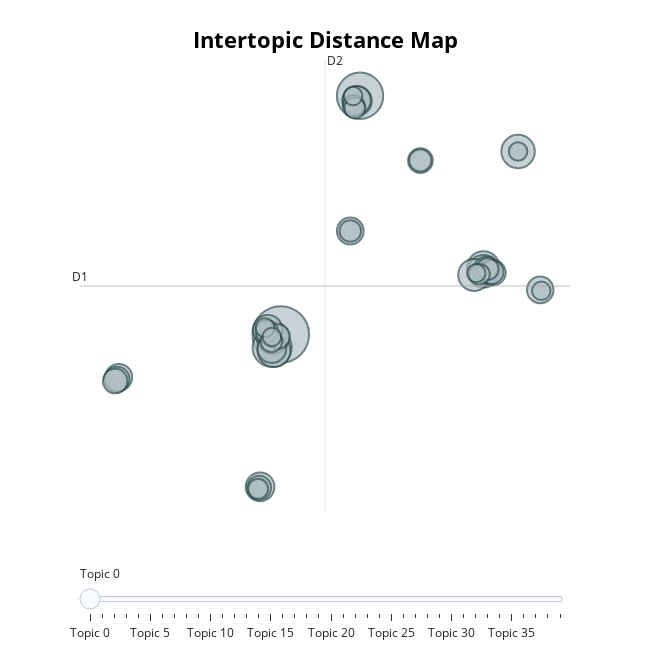

Write notebook code for a chart like this one.
### Code cell
topic_model.visualize_topics()

### Figure 1 — Plotly figure (JSON) as saved in the notebook; plotly's stock layout.template omitted (floating-point values rounded to 4 significant figures)
{"data": [{"customdata": [[0, " |  |  |  | ", 241], [1, "cu | kv | cable | pvc | cu xlpe", 162], [2, "كيبل رياض | رياض | ac | iec | fp", 114], [3, "سابك حديد تسليح | حديد تسليح سابك | تسليح سابك | سابك حديد | سابك", 84], [4, "ppr | pipe | tahweeltm | ppr tahweeltm | tee ppr", 81], [5, "صاج حديد | اسود صاج | صاج | اسود | حديد مجلفن", 80], [6, "اتفاق حديد | اتفاق | حديد تسليح | تسليح | حديد", 80], [7, "صاج اسود | اسود صاج | صاج | اسود | املس", 78], [8, "aquaterra | elbow | ppr | aquaterra ppr | adaptor", 77], [9, "رمادي | سلك | كوع | قص | سلك سويدي", 67], [10, "pcs | aluminium | bars | مسك | عازل", 64], [11, "xt | kit | xt fp | xt fp ef | stand", 63], [12, "concrete | tape | joint | tank | cement", 62], [13, "light | panel | ch | super | hd", 60], [14, "steel | angle | duct | iron | supply", 54], [15, "black deformed straight | black deformed | ittifaq | deformed | black", 54], [16, "ويل | املس | سابك | مرابيع | ويل املس", 53], [17, "حديد ويل | ويل | صاج حديد | حديد مجدول | حديد", 53], [18, "وطني حديد | وطني | وطني حديد تسليح | حديد تسليح | تسليح", 48], [19, "bar سابك | black deformed straight | black deformed | black | straight bar", 48], [20, "مجدول | مجدول سعودي | تسليح مجدول | حديد تسليح مجدول | سعودي", 46], [21, "خاص | heb | غراء | اعمال | اسفلت", 45], [22, "cr | deformed | straight | straight bar | deformed straight bar", 45], [23, "sheet | hr sheet | sheet hr | hr | gr", 43], [24, "راجحي حديد | راجحي | راجحي حديد تسليح | نظامي | watani", 43], [25, "حريق | gk | شمع | طفايه | احمر", 38], [26, "سعودي | راجحي | سعودي حديد | سعودي حديد تسليح | قطر", 37], [27, "ماسوره حديد ماسوره | حديد ماسوره حديد | حديد ماسوره | ماسوره حديد | ماسوره", 36], [28, "xt ekip | ekip | xt ekip dip | dip | ekip dip", 36], [29, "steel | bar | reinforcement | reinforcement steel | dia", 35], [30, "hdg | osf tray | osf | hdg osf tray | hdg osf", 35], [31, "size | mx | bearing | non | ball", 33], [32, "حديد تسليح حديد | تسليح حديد | تسليح حديد تسليح | سد | clamp", 32], [33, "tube | astm | plain | astm grade | grade", 30], [34, "xt | inn xt | inn |  | ", 27], [35, "ماسوره | ماسوره اسود | طول | نيبرو | رمادي", 26], [36, "حديد سابك | سابك حديد | سابك | حديد | mys", 26], [37, "سابك مسحوب | تسليح سابك مسحوب | مسحوب | مسحوب حديد | سابك مسحوب حديد", 26], [38, " |  |  |  | ", 26], [39, "مقاوم | pvc aplacotm | aplacotm | pvc | bend", 25]], "hovertemplate": "<b>Topic %{customdata[0]}</b><br>%{customdata[1]}<br>Size: %{customdata[2]}", "legendgroup": "", "marker": {"color": "#B0BEC5", "line": {"color": "DarkSlateGrey", "width": 2}, "size": [241, 162, 114, 84, 81, 80, 80, 78, 77, 67, 64, 63, 62, 60, 54, 54, 53, 53, 48, 48, 46, 45, 45, 43, 43, 38, 37, 36, 36, 35, 35, 33, 32, 30, 27, 26, 26, 26, 26, 25], "sizemode": "area", "sizeref": 0.1506, "symbol": "circle"}, "mode": "markers", "name": "", "orientation": "v", "showlegend": false, "type": "scatter", "x": [-6.437, 0.9626, -7.244, 15.72, -7.06, 12.48, 12.5, -7.171, 11.62, -7.645, 0.6959, -7.274, -8.369, 0.6428, 0.05392, -21.56, 17.78, 12.76, 13.38, -21.73, 6.599, -6.725, -21.89, -8.456, 13.23, -7.732, 6.584, 12.87, -7.312, 0.05392, 0.3707, 0.4775, 12.12, -8.549, -7.908, -7.266, 17.88, 15.72, 0.3144, 11.82], "xaxis": "x", "y": [-0.03511, 21.24, -1.205, 16.27, -1.479, 5.928, 5.599, -0.3248, 5.272, 0.3624, 20.78, -1.276, -13.6, 20.84, 9.186, -3.848, 3.94, 5.707, 5.472, -4.024, 15.46, -0.2203, -4.183, -13.69, 5.53, 0.2273, 15.47, 5.795, -0.638, 9.186, 20.34, 20.15, 5.333, -13.78, 0.5642, -0.2546, 3.859, 16.27, 21.21, 5.429], "yaxis": "y"}], "layout": {"annotations": [{"showarrow": false, "text": "D1", "x": -25.17, "y": 4.285, "yshift": 10}, {"showarrow": false, "text": "D2", "x": -2.307, "xshift": 10, "y": 24.42}], "height": 650, "hoverlabel": {"bgcolor": "white", "font": {"family": "Rockwell", "size": 16}}, "legend": {"itemsizing": "constant", "tracegroupgap": 0}, "margin": {"t": 60}, "shapes": [{"line": {"color": "#CFD8DC", "width": 2}, "type": "line", "x0": -2.307, "x1": -2.307, "y0": -15.85, "y1": 24.42}, {"line": {"color": "#9E9E9E", "width": 2}, "type": "line", "x0": -25.17, "x1": 20.56, "y0": 4.285, "y1": 4.285}], "sliders": [{"active": 0, "pad": {"t": 50}, "steps": [{"args": [{"marker.color": [["red", "#B0BEC5", "#B0BEC5", "#B0BEC5", "#B0BEC5", "#B0BEC5", "#B0BEC5", "#B0BEC5", "#B0BEC5", "#B0BEC5", "#B0BEC5", "#B0BEC5", "#B0BEC5", "#B0BEC5", "#B0BEC5", "#B0BEC5", "#B0BEC5", "#B0BEC5", "#B0BEC5", "#B0BEC5", "#B0BEC5", "#B0BEC5", "#B0BEC5", "#B0BEC5", "#B0BEC5", "#B0BEC5", "#B0BEC5", "#B0BEC5", "#B0BEC5", "#B0BEC5", "#B0BEC5", "#B0BEC5", "#B0BEC5", "#B0BEC5", "#B0BEC5", "#B0BEC5", "#B0BEC5", "#B0BEC5", "#B0BEC5", "#B0BEC5"]]}], "label": "Topic 0", "method": "update"}, {"args": [{"marker.color": [["#B0BEC5", "red", "#B0BEC5", "#B0BEC5", "#B0BEC5", "#B0BEC5", "#B0BEC5", "#B0BEC5", "#B0BEC5", "#B0BEC5", "#B0BEC5", "#B0BEC5", "#B0BEC5", "#B0BEC5", "#B0BEC5", "#B0BEC5", "#B0BEC5", "#B0BEC5", "#B0BEC5", "#B0BEC5", "#B0BEC5", "#B0BEC5", "#B0BEC5", "#B0BEC5", "#B0BEC5", "#B0BEC5", "#B0BEC5", "#B0BEC5", "#B0BEC5", "#B0BEC5", "#B0BEC5", "#B0BEC5", "#B0BEC5", "#B0BEC5", "#B0BEC5", "#B0BEC5", "#B0BEC5", "#B0BEC5", "#B0BEC5", "#B0BEC5"]]}], "label": "Topic 1", "method": "update"}, {"args": [{"marker.color": [["#B0BEC5", "#B0BEC5", "red", "#B0BEC5", "#B0BEC5", "#B0BEC5", "#B0BEC5", "#B0BEC5", "#B0BEC5", "#B0BEC5", "#B0BEC5", "#B0BEC5", "#B0BEC5", "#B0BEC5", "#B0BEC5", "#B0BEC5", "#B0BEC5", "#B0BEC5", "#B0BEC5", "#B0BEC5", "#B0BEC5", "#B0BEC5", "#B0BEC5", "#B0BEC5", "#B0BEC5", "#B0BEC5", "#B0BEC5", "#B0BEC5", "#B0BEC5", "#B0BEC5", "#B0BEC5", "#B0BEC5", "#B0BEC5", "#B0BEC5", "#B0BEC5", "#B0BEC5", "#B0BEC5", "#B0BEC5", "#B0BEC5", "#B0BEC5"]]}], "label": "Topic 2", "method": "update"}, {"args": [{"marker.color": [["#B0BEC5", "#B0BEC5", "#B0BEC5", "red", "#B0BEC5", "#B0BEC5", "#B0BEC5", "#B0BEC5", "#B0BEC5", "#B0BEC5", "#B0BEC5", "#B0BEC5", "#B0BEC5", "#B0BEC5", "#B0BEC5", "#B0BEC5", "#B0BEC5", "#B0BEC5", "#B0BEC5", "#B0BEC5", "#B0BEC5", "#B0BEC5", "#B0BEC5", "#B0BEC5", "#B0BEC5", "#B0BEC5", "#B0BEC5", "#B0BEC5", "#B0BEC5", "#B0BEC5", "#B0BEC5", "#B0BEC5", "#B0BEC5", "#B0BEC5", "#B0BEC5", "#B0BEC5", "#B0BEC5", "#B0BEC5", "#B0BEC5", "#B0BEC5"]]}], "label": "Topic 3", "method": "update"}, {"args": [{"marker.color": [["#B0BEC5", "#B0BEC5", "#B0BEC5", "#B0BEC5", "red", "#B0BEC5", "#B0BEC5", "#B0BEC5", "#B0BEC5", "#B0BEC5", "#B0BEC5", "#B0BEC5", "#B0BEC5", "#B0BEC5", "#B0BEC5", "#B0BEC5", "#B0BEC5", "#B0BEC5", "#B0BEC5", "#B0BEC5", "#B0BEC5", "#B0BEC5", "#B0BEC5", "#B0BEC5", "#B0BEC5", "#B0BEC5", "#B0BEC5", "#B0BEC5", "#B0BEC5", "#B0BEC5", "#B0BEC5", "#B0BEC5", "#B0BEC5", "#B0BEC5", "#B0BEC5", "#B0BEC5", "#B0BEC5", "#B0BEC5", "#B0BEC5", "#B0BEC5"]]}], "label": "Topic 4", "method": "update"}, {"args": [{"marker.color": [["#B0BEC5", "#B0BEC5", "#B0BEC5", "#B0BEC5", "#B0BEC5", "red", "#B0BEC5", "#B0BEC5", "#B0BEC5", "#B0BEC5", "#B0BEC5", "#B0BEC5", "#B0BEC5", "#B0BEC5", "#B0BEC5", "#B0BEC5", "#B0BEC5", "#B0BEC5", "#B0BEC5", "#B0BEC5", "#B0BEC5", "#B0BEC5", "#B0BEC5", "#B0BEC5", "#B0BEC5", "#B0BEC5", "#B0BEC5", "#B0BEC5", "#B0BEC5", "#B0BEC5", "#B0BEC5", "#B0BEC5", "#B0BEC5", "#B0BEC5", "#B0BEC5", "#B0BEC5", "#B0BEC5", "#B0BEC5", "#B0BEC5", "#B0BEC5"]]}], "label": "Topic 5", "method": "update"}, {"args": [{"marker.color": [["#B0BEC5", "#B0BEC5", "#B0BEC5", "#B0BEC5", "#B0BEC5", "#B0BEC5", "red", "#B0BEC5", "#B0BEC5", "#B0BEC5", "#B0BEC5", "#B0BEC5", "#B0BEC5", "#B0BEC5", "#B0BEC5", "#B0BEC5", "#B0BEC5", "#B0BEC5", "#B0BEC5", "#B0BEC5", "#B0BEC5", "#B0BEC5", "#B0BEC5", "#B0BEC5", "#B0BEC5", "#B0BEC5", "#B0BEC5", "#B0BEC5", "#B0BEC5", "#B0BEC5", "#B0BEC5", "#B0BEC5", "#B0BEC5", "#B0BEC5", "#B0BEC5", "#B0BEC5", "#B0BEC5", "#B0BEC5", "#B0BEC5", "#B0BEC5"]]}], "label": "Topic 6", "method": "update"}, {"args": [{"marker.color": [["#B0BEC5", "#B0BEC5", "#B0BEC5", "#B0BEC5", "#B0BEC5", "#B0BEC5", "#B0BEC5", "red", "#B0BEC5", "#B0BEC5", "#B0BEC5", "#B0BEC5", "#B0BEC5", "#B0BEC5", "#B0BEC5", "#B0BEC5", "#B0BEC5", "#B0BEC5", "#B0BEC5", "#B0BEC5", "#B0BEC5", "#B0BEC5", "#B0BEC5", "#B0BEC5", "#B0BEC5", "#B0BEC5", "#B0BEC5", "#B0BEC5", "#B0BEC5", "#B0BEC5", "#B0BEC5", "#B0BEC5", "#B0BEC5", "#B0BEC5", "#B0BEC5", "#B0BEC5", "#B0BEC5", "#B0BEC5", "#B0BEC5", "#B0BEC5"]]}], "label": "Topic 7", "method": "update"}, {"args": [{"marker.color": [["#B0BEC5", "#B0BEC5", "#B0BEC5", "#B0BEC5", "#B0BEC5", "#B0BEC5", "#B0BEC5", "#B0BEC5", "red", "#B0BEC5", "#B0BEC5", "#B0BEC5", "#B0BEC5", "#B0BEC5", "#B0BEC5", "#B0BEC5", "#B0BEC5", "#B0BEC5", "#B0BEC5", "#B0BEC5", "#B0BEC5", "#B0BEC5", "#B0BEC5", "#B0BEC5", "#B0BEC5", "#B0BEC5", "#B0BEC5", "#B0BEC5", "#B0BEC5", "#B0BEC5", "#B0BEC5", "#B0BEC5", "#B0BEC5", "#B0BEC5", "#B0BEC5", "#B0BEC5", "#B0BEC5", "#B0BEC5", "#B0BEC5", "#B0BEC5"]]}], "label": "Topic 8", "method": "update"}, {"args": [{"marker.color": [["#B0BEC5", "#B0BEC5", "#B0BEC5", "#B0BEC5", "#B0BEC5", "#B0BEC5", "#B0BEC5", "#B0BEC5", "#B0BEC5", "red", "#B0BEC5", "#B0BEC5", "#B0BEC5", "#B0BEC5", "#B0BEC5", "#B0BEC5", "#B0BEC5", "#B0BEC5", "#B0BEC5", "#B0BEC5", "#B0BEC5", "#B0BEC5", "#B0BEC5", "#B0BEC5", "#B0BEC5", "#B0BEC5", "#B0BEC5", "#B0BEC5", "#B0BEC5", "#B0BEC5", "#B0BEC5", "#B0BEC5", "#B0BEC5", "#B0BEC5", "#B0BEC5", "#B0BEC5", "#B0BEC5", "#B0BEC5", "#B0BEC5", "#B0BEC5"]]}], "label": "Topic 9", "method": "update"}, {"args": [{"marker.color": [["#B0BEC5", "#B0BEC5", "#B0BEC5", "#B0BEC5", "#B0BEC5", "#B0BEC5", "#B0BEC5", "#B0BEC5", "#B0BEC5", "#B0BEC5", "red", "#B0BEC5", "#B0BEC5", "#B0BEC5", "#B0BEC5", "#B0BEC5", "#B0BEC5", "#B0BEC5", "#B0BEC5", "#B0BEC5", "#B0BEC5", "#B0BEC5", "#B0BEC5", "#B0BEC5", "#B0BEC5", "#B0BEC5", "#B0BEC5", "#B0BEC5", "#B0BEC5", "#B0BEC5", "#B0BEC5", "#B0BEC5", "#B0BEC5", "#B0BEC5", "#B0BEC5", "#B0BEC5", "#B0BEC5", "#B0BEC5", "#B0BEC5", "#B0BEC5"]]}], "label": "Topic 10", "method": "update"}, {"args": [{"marker.color": [["#B0BEC5", "#B0BEC5", "#B0BEC5", "#B0BEC5", "#B0BEC5", "#B0BEC5", "#B0BEC5", "#B0BEC5", "#B0BEC5", "#B0BEC5", "#B0BEC5", "red", "#B0BEC5", "#B0BEC5", "#B0BEC5", "#B0BEC5", "#B0BEC5", "#B0BEC5", "#B0BEC5", "#B0BEC5", "#B0BEC5", "#B0BEC5", "#B0BEC5", "#B0BEC5", "#B0BEC5", "#B0BEC5", "#B0BEC5", "#B0BEC5", "#B0BEC5", "#B0BEC5", "#B0BEC5", "#B0BEC5", "#B0BEC5", "#B0BEC5", "#B0BEC5", "#B0BEC5", "#B0BEC5", "#B0BEC5", "#B0BEC5", "#B0BEC5"]]}], "label": "Topic 11", "method": "update"}, {"args": [{"marker.color": [["#B0BEC5", "#B0BEC5", "#B0BEC5", "#B0BEC5", "#B0BEC5", "#B0BEC5", "#B0BEC5", "#B0BEC5", "#B0BEC5", "#B0BEC5", "#B0BEC5", "#B0BEC5", "red", "#B0BEC5", "#B0BEC5", "#B0BEC5", "#B0BEC5", "#B0BEC5", "#B0BEC5", "#B0BEC5", "#B0BEC5", "#B0BEC5", "#B0BEC5", "#B0BEC5", "#B0BEC5", "#B0BEC5", "#B0BEC5", "#B0BEC5", "#B0BEC5", "#B0BEC5", "#B0BEC5", "#B0BEC5", "#B0BEC5", "#B0BEC5", "#B0BEC5", "#B0BEC5", "#B0BEC5", "#B0BEC5", "#B0BEC5", "#B0BEC5"]]}], "label": "Topic 12", "method": "update"}, {"args": [{"marker.color": [["#B0BEC5", "#B0BEC5", "#B0BEC5", "#B0BEC5", "#B0BEC5", "#B0BEC5", "#B0BEC5", "#B0BEC5", "#B0BEC5", "#B0BEC5", "#B0BEC5", "#B0BEC5", "#B0BEC5", "red", "#B0BEC5", "#B0BEC5", "#B0BEC5", "#B0BEC5", "#B0BEC5", "#B0BEC5", "#B0BEC5", "#B0BEC5", "#B0BEC5", "#B0BEC5", "#B0BEC5", "#B0BEC5", "#B0BEC5", "#B0BEC5", "#B0BEC5", "#B0BEC5", "#B0BEC5", "#B0BEC5", "#B0BEC5", "#B0BEC5", "#B0BEC5", "#B0BEC5", "#B0BEC5", "#B0BEC5", "#B0BEC5", "#B0BEC5"]]}], "label": "Topic 13", "method": "update"}, {"args": [{"marker.color": [["#B0BEC5", "#B0BEC5", "#B0BEC5", "#B0BEC5", "#B0BEC5", "#B0BEC5", "#B0BEC5", "#B0BEC5", "#B0BEC5", "#B0BEC5", "#B0BEC5", "#B0BEC5", "#B0BEC5", "#B0BEC5", "red", "#B0BEC5", "#B0BEC5", "#B0BEC5", "#B0BEC5", "#B0BEC5", "#B0BEC5", "#B0BEC5", "#B0BEC5", "#B0BEC5", "#B0BEC5", "#B0BEC5", "#B0BEC5", "#B0BEC5", "#B0BEC5", "#B0BEC5", "#B0BEC5", "#B0BEC5", "#B0BEC5", "#B0BEC5", "#B0BEC5", "#B0BEC5", "#B0BEC5", "#B0BEC5", "#B0BEC5", "#B0BEC5"]]}], "label": "Topic 14", "method": "update"}, {"args": [{"marker.color": [["#B0BEC5", "#B0BEC5", "#B0BEC5", "#B0BEC5", "#B0BEC5", "#B0BEC5", "#B0BEC5", "#B0BEC5", "#B0BEC5", "#B0BEC5", "#B0BEC5", "#B0BEC5", "#B0BEC5", "#B0BEC5", "#B0BEC5", "red", "#B0BEC5", "#B0BEC5", "#B0BEC5", "#B0BEC5", "#B0BEC5", "#B0BEC5", "#B0BEC5", "#B0BEC5", "#B0BEC5", "#B0BEC5", "#B0BEC5", "#B0BEC5", "#B0BEC5", "#B0BEC5", "#B0BEC5", "#B0BEC5", "#B0BEC5", "#B0BEC5", "#B0BEC5", "#B0BEC5", "#B0BEC5", "#B0BEC5", "#B0BEC5", "#B0BEC5"]]}], "label": "Topic 15", "method": "update"}, {"args": [{"marker.color": [["#B0BEC5", "#B0BEC5", "#B0BEC5", "#B0BEC5", "#B0BEC5", "#B0BEC5", "#B0BEC5", "#B0BEC5", "#B0BEC5", "#B0BEC5", "#B0BEC5", "#B0BEC5", "#B0BEC5", "#B0BEC5", "#B0BEC5", "#B0BEC5", "red", "#B0BEC5", "#B0BEC5", "#B0BEC5", "#B0BEC5", "#B0BEC5", "#B0BEC5", "#B0BEC5", "#B0BEC5", "#B0BEC5", "#B0BEC5", "#B0BEC5", "#B0BEC5", "#B0BEC5", "#B0BEC5", "#B0BEC5", "#B0BEC5", "#B0BEC5", "#B0BEC5", "#B0BEC5", "#B0BEC5", "#B0BEC5", "#B0BEC5", "#B0BEC5"]]}], "label": "Topic 16", "method": "update"}, {"args": [{"marker.color": [["#B0BEC5", "#B0BEC5", "#B0BEC5", "#B0BEC5", "#B0BEC5", "#B0BEC5", "#B0BEC5", "#B0BEC5", "#B0BEC5", "#B0BEC5", "#B0BEC5", "#B0BEC5", "#B0BEC5", "#B0BEC5", "#B0BEC5", "#B0BEC5", "#B0BEC5", "red", "#B0BEC5", "#B0BEC5", "#B0BEC5", "#B0BEC5", "#B0BEC5", "#B0BEC5", "#B0BEC5", "#B0BEC5", "#B0BEC5", "#B0BEC5", "#B0BEC5", "#B0BEC5", "#B0BEC5", "#B0BEC5", "#B0BEC5", "#B0BEC5", "#B0BEC5", "#B0BEC5", "#B0BEC5", "#B0BEC5", "#B0BEC5", "#B0BEC5"]]}], "label": "Topic 17", "method": "update"}, {"args": [{"marker.color": [["#B0BEC5", "#B0BEC5", "#B0BEC5", "#B0BEC5", "#B0BEC5", "#B0BEC5", "#B0BEC5", "#B0BEC5", "#B0BEC5", "#B0BEC5", "#B0BEC5", "#B0BEC5", "#B0BEC5", "#B0BEC5", "#B0BEC5", "#B0BEC5", "#B0BEC5", "#B0BEC5", "red", "#B0BEC5", "#B0BEC5", "#B0BEC5", "#B0BEC5", "#B0BEC5", "#B0BEC5", "#B0BEC5", "#B0BEC5", "#B0BEC5", "#B0BEC5", "#B0BEC5", "#B0BEC5", "#B0BEC5", "#B0BEC5", "#B0BEC5", "#B0BEC5", "#B0BEC5", "#B0BEC5", "#B0BEC5", "#B0BEC5", "#B0BEC5"]]}], "label": "Topic 18", "method": "update"}, {"args": [{"marker.color": [["#B0BEC5", "#B0BEC5", "#B0BEC5", "#B0BEC5", "#B0BEC5", "#B0BEC5", "#B0BEC5", "#B0BEC5", "#B0BEC5", "#B0BEC5", "#B0BEC5", "#B0BEC5", "#B0BEC5", "#B0BEC5", "#B0BEC5", "#B0BEC5", "#B0BEC5", "#B0BEC5", "#B0BEC5", "red", "#B0BEC5", "#B0BEC5", "#B0BEC5", "#B0BEC5", "#B0BEC5", "#B0BEC5", "#B0BEC5", "#B0BEC5", "#B0BEC5", "#B0BEC5", "#B0BEC5", "#B0BEC5", "#B0BEC5", "#B0BEC5", "#B0BEC5", "#B0BEC5", "#B0BEC5", "#B0BEC5", "#B0BEC5", "#B0BEC5"]]}], "label": "Topic 19", "method": "update"}, {"args": [{"marker.color": [["#B0BEC5", "#B0BEC5", "#B0BEC5", "#B0BEC5", "#B0BEC5", "#B0BEC5", "#B0BEC5", "#B0BEC5", "#B0BEC5", "#B0BEC5", "#B0BEC5", "#B0BEC5", "#B0BEC5", "#B0BEC5", "#B0BEC5", "#B0BEC5", "#B0BEC5", "#B0BEC5", "#B0BEC5", "#B0BEC5", "red", "#B0BEC5", "#B0BEC5", "#B0BEC5", "#B0BEC5", "#B0BEC5", "#B0BEC5", "#B0BEC5", "#B0BEC5", "#B0BEC5", "#B0BEC5", "#B0BEC5", "#B0BEC5", "#B0BEC5", "#B0BEC5", "#B0BEC5", "#B0BEC5", "#B0BEC5", "#B0BEC5", "#B0BEC5"]]}], "label": "Topic 20", "method": "update"}, {"args": [{"marker.color": [["#B0BEC5", "#B0BEC5", "#B0BEC5", "#B0BEC5", "#B0BEC5", "#B0BEC5", "#B0BEC5", "#B0BEC5", "#B0BEC5", "#B0BEC5", "#B0BEC5", "#B0BEC5", "#B0BEC5", "#B0BEC5", "#B0BEC5", "#B0BEC5", "#B0BEC5", "#B0BEC5", "#B0BEC5", "#B0BEC5", "#B0BEC5", "red", "#B0BEC5", "#B0BEC5", "#B0BEC5", "#B0BEC5", "#B0BEC5", "#B0BEC5", "#B0BEC5", "#B0BEC5", "#B0BEC5", "#B0BEC5", "#B0BEC5", "#B0BEC5", "#B0BEC5", "#B0BEC5", "#B0BEC5", "#B0BEC5", "#B0BEC5", "#B0BEC5"]]}], "label": "Topic 21", "method": "update"}, {"args": [{"marker.color": [["#B0BEC5", "#B0BEC5", "#B0BEC5", "#B0BEC5", "#B0BEC5", "#B0BEC5", "#B0BEC5", "#B0BEC5", "#B0BEC5", "#B0BEC5", "#B0BEC5", "#B0BEC5", "#B0BEC5", "#B0BEC5", "#B0BEC5", "#B0BEC5", "#B0BEC5", "#B0BEC5", "#B0BEC5", "#B0BEC5", "#B0BEC5", "#B0BEC5", "red", "#B0BEC5", "#B0BEC5", "#B0BEC5", "#B0BEC5", "#B0BEC5", "#B0BEC5", "#B0BEC5", "#B0BEC5", "#B0BEC5", "#B0BEC5", "#B0BEC5", "#B0BEC5", "#B0BEC5", "#B0BEC5", "#B0BEC5", "#B0BEC5", "#B0BEC5"]]}], "label": "Topic 22", "method": "update"}, {"args": [{"marker.color": [["#B0BEC5", "#B0BEC5", "#B0BEC5", "#B0BEC5", "#B0BEC5", "#B0BEC5", "#B0BEC5", "#B0BEC5", "#B0BEC5", "#B0BEC5", "#B0BEC5", "#B0BEC5", "#B0BEC5", "#B0BEC5", "#B0BEC5", "#B0BEC5", "#B0BEC5", "#B0BEC5", "#B0BEC5", "#B0BEC5", "#B0BEC5", "#B0BEC5", "#B0BEC5", "red", "#B0BEC5", "#B0BEC5", "#B0BEC5", "#B0BEC5", "#B0BEC5", "#B0BEC5", "#B0BEC5", "#B0BEC5", "#B0BEC5", "#B0BEC5", "#B0BEC5", "#B0BEC5", "#B0BEC5", "#B0BEC5", "#B0BEC5", "#B0BEC5"]]}], "label": "Topic 23", "method": "update"}, {"args": [{"marker.color": [["#B0BEC5", "#B0BEC5", "#B0BEC5", "#B0BEC5", "#B0BEC5", "#B0BEC5", "#B0BEC5", "#B0BEC5", "#B0BEC5", "#B0BEC5", "#B0BEC5", "#B0BEC5", "#B0BEC5", "#B0BEC5", "#B0BEC5", "#B0BEC5", "#B0BEC5", "#B0BEC5", "#B0BEC5", "#B0BEC5", "#B0BEC5", "#B0BEC5", "#B0BEC5", "#B0BEC5", "red", "#B0BEC5", "#B0BEC5", "#B0BEC5", "#B0BEC5", "#B0BEC5", "#B0BEC5", "#B0BEC5", "#B0BEC5", "#B0BEC5", "#B0BEC5", "#B0BEC5", "#B0BEC5", "#B0BEC5", "#B0BEC5", "#B0BEC5"]]}], "label": "Topic 24", "method": "update"}, {"args": [{"marker.color": [["#B0BEC5", "#B0BEC5", "#B0BEC5", "#B0BEC5", "#B0BEC5", "#B0BEC5", "#B0BEC5", "#B0BEC5", "#B0BEC5", "#B0BEC5", "#B0BEC5", "#B0BEC5", "#B0BEC5", "#B0BEC5", "#B0BEC5", "#B0BEC5", "#B0BEC5", "#B0BEC5", "#B0BEC5", "#B0BEC5", "#B0BEC5", "#B0BEC5", "#B0BEC5", "#B0BEC5", "#B0BEC5", "red", "#B0BEC5", "#B0BEC5", "#B0BEC5", "#B0BEC5", "#B0BEC5", "#B0BEC5", "#B0BEC5", "#B0BEC5", "#B0BEC5", "#B0BEC5", "#B0BEC5", "#B0BEC5", "#B0BEC5", "#B0BEC5"]]}], "label": "Topic 25", "method": "update"}, {"args": [{"marker.color": [["#B0BEC5", "#B0BEC5", "#B0BEC5", "#B0BEC5", "#B0BEC5", "#B0BEC5", "#B0BEC5", "#B0BEC5", "#B0BEC5", "#B0BEC5", "#B0BEC5", "#B0BEC5", "#B0BEC5", "#B0BEC5", "#B0BEC5", "#B0BEC5", "#B0BEC5", "#B0BEC5", "#B0BEC5", "#B0BEC5", "#B0BEC5", "#B0BEC5", "#B0BEC5", "#B0BEC5", "#B0BEC5", "#B0BEC5", "red", "#B0BEC5", "#B0BEC5", "#B0BEC5", "#B0BEC5", "#B0BEC5", "#B0BEC5", "#B0BEC5", "#B0BEC5", "#B0BEC5", "#B0BEC5", "#B0BEC5", "#B0BEC5", "#B0BEC5"]]}], "label": "Topic 26", "method": "update"}, {"args": [{"marker.color": [["#B0BEC5", "#B0BEC5", "#B0BEC5", "#B0BEC5", "#B0BEC5", "#B0BEC5", "#B0BEC5", "#B0BEC5", "#B0BEC5", "#B0BEC5", "#B0BEC5", "#B0BEC5", "#B0BEC5", "#B0BEC5", "#B0BEC5", "#B0BEC5", "#B0BEC5", "#B0BEC5", "#B0BEC5", "#B0BEC5", "#B0BEC5", "#B0BEC5", "#B0BEC5", "#B0BEC5", "#B0BEC5", "#B0BEC5", "#B0BEC5", "red", "#B0BEC5", "#B0BEC5", "#B0BEC5", "#B0BEC5", "#B0BEC5", "#B0BEC5", "#B0BEC5", "#B0BEC5", "#B0BEC5", "#B0BEC5", "#B0BEC5", "#B0BEC5"]]}], "label": "Topic 27", "method": "update"}, {"args": [{"marker.color": [["#B0BEC5", "#B0BEC5", "#B0BEC5", "#B0BEC5", "#B0BEC5", "#B0BEC5", "#B0BEC5", "#B0BEC5", "#B0BEC5", "#B0BEC5", "#B0BEC5", "#B0BEC5", "#B0BEC5", "#B0BEC5", "#B0BEC5", "#B0BEC5", "#B0BEC5", "#B0BEC5", "#B0BEC5", "#B0BEC5", "#B0BEC5", "#B0BEC5", "#B0BEC5", "#B0BEC5", "#B0BEC5", "#B0BEC5", "#B0BEC5", "#B0BEC5", "red", "#B0BEC5", "#B0BEC5", "#B0BEC5", "#B0BEC5", "#B0BEC5", "#B0BEC5", "#B0BEC5", "#B0BEC5", "#B0BEC5", "#B0BEC5", "#B0BEC5"]]}], "label": "Topic 28", "method": "update"}, {"args": [{"marker.color": [["#B0BEC5", "#B0BEC5", "#B0BEC5", "#B0BEC5", "#B0BEC5", "#B0BEC5", "#B0BEC5", "#B0BEC5", "#B0BEC5", "#B0BEC5", "#B0BEC5", "#B0BEC5", "#B0BEC5", "#B0BEC5", "#B0BEC5", "#B0BEC5", "#B0BEC5", "#B0BEC5", "#B0BEC5", "#B0BEC5", "#B0BEC5", "#B0BEC5", "#B0BEC5", "#B0BEC5", "#B0BEC5", "#B0BEC5", "#B0BEC5", "#B0BEC5", "#B0BEC5", "red", "#B0BEC5", "#B0BEC5", "#B0BEC5", "#B0BEC5", "#B0BEC5", "#B0BEC5", "#B0BEC5", "#B0BEC5", "#B0BEC5", "#B0BEC5"]]}], "label": "Topic 29", "method": "update"}, {"args": [{"marker.color": [["#B0BEC5", "#B0BEC5", "#B0BEC5", "#B0BEC5", "#B0BEC5", "#B0BEC5", "#B0BEC5", "#B0BEC5", "#B0BEC5", "#B0BEC5", "#B0BEC5", "#B0BEC5", "#B0BEC5", "#B0BEC5", "#B0BEC5", "#B0BEC5", "#B0BEC5", "#B0BEC5", "#B0BEC5", "#B0BEC5", "#B0BEC5", "#B0BEC5", "#B0BEC5", "#B0BEC5", "#B0BEC5", "#B0BEC5", "#B0BEC5", "#B0BEC5", "#B0BEC5", "#B0BEC5", "red", "#B0BEC5", "#B0BEC5", "#B0BEC5", "#B0BEC5", "#B0BEC5", "#B0BEC5", "#B0BEC5", "#B0BEC5", "#B0BEC5"]]}], "label": "Topic 30", "method": "update"}, {"args": [{"marker.color": [["#B0BEC5", "#B0BEC5", "#B0BEC5", "#B0BEC5", "#B0BEC5", "#B0BEC5", "#B0BEC5", "#B0BEC5", "#B0BEC5", "#B0BEC5", "#B0BEC5", "#B0BEC5", "#B0BEC5", "#B0BEC5", "#B0BEC5", "#B0BEC5", "#B0BEC5", "#B0BEC5", "#B0BEC5", "#B0BEC5", "#B0BEC5", "#B0BEC5", "#B0BEC5", "#B0BEC5", "#B0BEC5", "#B0BEC5", "#B0BEC5", "#B0BEC5", "#B0BEC5", "#B0BEC5", "#B0BEC5", "red", "#B0BEC5", "#B0BEC5", "#B0BEC5", "#B0BEC5", "#B0BEC5", "#B0BEC5", "#B0BEC5", "#B0BEC5"]]}], "label": "Topic 31", "method": "update"}, {"args": [{"marker.color": [["#B0BEC5", "#B0BEC5", "#B0BEC5", "#B0BEC5", "#B0BEC5", "#B0BEC5", "#B0BEC5", "#B0BEC5", "#B0BEC5", "#B0BEC5", "#B0BEC5", "#B0BEC5", "#B0BEC5", "#B0BEC5", "#B0BEC5", "#B0BEC5", "#B0BEC5", "#B0BEC5", "#B0BEC5", "#B0BEC5", "#B0BEC5", "#B0BEC5", "#B0BEC5", "#B0BEC5", "#B0BEC5", "#B0BEC5", "#B0BEC5", "#B0BEC5", "#B0BEC5", "#B0BEC5", "#B0BEC5", "#B0BEC5", "red", "#B0BEC5", "#B0BEC5", "#B0BEC5", "#B0BEC5", "#B0BEC5", "#B0BEC5", "#B0BEC5"]]}], "label": "Topic 32", "method": "update"}, {"args": [{"marker.color": [["#B0BEC5", "#B0BEC5", "#B0BEC5", "#B0BEC5", "#B0BEC5", "#B0BEC5", "#B0BEC5", "#B0BEC5", "#B0BEC5", "#B0BEC5", "#B0BEC5", "#B0BEC5", "#B0BEC5", "#B0BEC5", "#B0BEC5", "#B0BEC5", "#B0BEC5", "#B0BEC5", "#B0BEC5", "#B0BEC5", "#B0BEC5", "#B0BEC5", "#B0BEC5", "#B0BEC5", "#B0BEC5", "#B0BEC5", "#B0BEC5", "#B0BEC5", "#B0BEC5", "#B0BEC5", "#B0BEC5", "#B0BEC5", "#B0BEC5", "red", "#B0BEC5", "#B0BEC5", "#B0BEC5", "#B0BEC5", "#B0BEC5", "#B0BEC5"]]}], "label": "Topic 33", "method": "update"}, {"args": [{"marker.color": [["#B0BEC5", "#B0BEC5", "#B0BEC5", "#B0BEC5", "#B0BEC5", "#B0BEC5", "#B0BEC5", "#B0BEC5", "#B0BEC5", "#B0BEC5", "#B0BEC5", "#B0BEC5", "#B0BEC5", "#B0BEC5", "#B0BEC5", "#B0BEC5", "#B0BEC5", "#B0BEC5", "#B0BEC5", "#B0BEC5", "#B0BEC5", "#B0BEC5", "#B0BEC5", "#B0BEC5", "#B0BEC5", "#B0BEC5", "#B0BEC5", "#B0BEC5", "#B0BEC5", "#B0BEC5", "#B0BEC5", "#B0BEC5", "#B0BEC5", "#B0BEC5", "red", "#B0BEC5", "#B0BEC5", "#B0BEC5", "#B0BEC5", "#B0BEC5"]]}], "label": "Topic 34", "method": "update"}, {"args": [{"marker.color": [["#B0BEC5", "#B0BEC5", "#B0BEC5", "#B0BEC5", "#B0BEC5", "#B0BEC5", "#B0BEC5", "#B0BEC5", "#B0BEC5", "#B0BEC5", "#B0BEC5", "#B0BEC5", "#B0BEC5", "#B0BEC5", "#B0BEC5", "#B0BEC5", "#B0BEC5", "#B0BEC5", "#B0BEC5", "#B0BEC5", "#B0BEC5", "#B0BEC5", "#B0BEC5", "#B0BEC5", "#B0BEC5", "#B0BEC5", "#B0BEC5", "#B0BEC5", "#B0BEC5", "#B0BEC5", "#B0BEC5", "#B0BEC5", "#B0BEC5", "#B0BEC5", "#B0BEC5", "red", "#B0BEC5", "#B0BEC5", "#B0BEC5", "#B0BEC5"]]}], "label": "Topic 35", "method": "update"}, {"args": [{"marker.color": [["#B0BEC5", "#B0BEC5", "#B0BEC5", "#B0BEC5", "#B0BEC5", "#B0BEC5", "#B0BEC5", "#B0BEC5", "#B0BEC5", "#B0BEC5", "#B0BEC5", "#B0BEC5", "#B0BEC5", "#B0BEC5", "#B0BEC5", "#B0BEC5", "#B0BEC5", "#B0BEC5", "#B0BEC5", "#B0BEC5", "#B0BEC5", "#B0BEC5", "#B0BEC5", "#B0BEC5", "#B0BEC5", "#B0BEC5", "#B0BEC5", "#B0BEC5", "#B0BEC5", "#B0BEC5", "#B0BEC5", "#B0BEC5", "#B0BEC5", "#B0BEC5", "#B0BEC5", "#B0BEC5", "red", "#B0BEC5", "#B0BEC5", "#B0BEC5"]]}], "label": "Topic 36", "method": "update"}, {"args": [{"marker.color": [["#B0BEC5", "#B0BEC5", "#B0BEC5", "#B0BEC5", "#B0BEC5", "#B0BEC5", "#B0BEC5", "#B0BEC5", "#B0BEC5", "#B0BEC5", "#B0BEC5", "#B0BEC5", "#B0BEC5", "#B0BEC5", "#B0BEC5", "#B0BEC5", "#B0BEC5", "#B0BEC5", "#B0BEC5", "#B0BEC5", "#B0BEC5", "#B0BEC5", "#B0BEC5", "#B0BEC5", "#B0BEC5", "#B0BEC5", "#B0BEC5", "#B0BEC5", "#B0BEC5", "#B0BEC5", "#B0BEC5", "#B0BEC5", "#B0BEC5", "#B0BEC5", "#B0BEC5", "#B0BEC5", "#B0BEC5", "red", "#B0BEC5", "#B0BEC5"]]}], "label": "Topic 37", "method": "update"}, {"args": [{"marker.color": [["#B0BEC5", "#B0BEC5", "#B0BEC5", "#B0BEC5", "#B0BEC5", "#B0BEC5", "#B0BEC5", "#B0BEC5", "#B0BEC5", "#B0BEC5", "#B0BEC5", "#B0BEC5", "#B0BEC5", "#B0BEC5", "#B0BEC5", "#B0BEC5", "#B0BEC5", "#B0BEC5", "#B0BEC5", "#B0BEC5", "#B0BEC5", "#B0BEC5", "#B0BEC5", "#B0BEC5", "#B0BEC5", "#B0BEC5", "#B0BEC5", "#B0BEC5", "#B0BEC5", "#B0BEC5", "#B0BEC5", "#B0BEC5", "#B0BEC5", "#B0BEC5", "#B0BEC5", "#B0BEC5", "#B0BEC5", "#B0BEC5", "red", "#B0BEC5"]]}], "label": "Topic 38", "method": "update"}, {"args": [{"marker.color": [["#B0BEC5", "#B0BEC5", "#B0BEC5", "#B0BEC5", "#B0BEC5", "#B0BEC5", "#B0BEC5", "#B0BEC5", "#B0BEC5", "#B0BEC5", "#B0BEC5", "#B0BEC5", "#B0BEC5", "#B0BEC5", "#B0BEC5", "#B0BEC5", "#B0BEC5", "#B0BEC5", "#B0BEC5", "#B0BEC5", "#B0BEC5", "#B0BEC5", "#B0BEC5", "#B0BEC5", "#B0BEC5", "#B0BEC5", "#B0BEC5", "#B0BEC5", "#B0BEC5", "#B0BEC5", "#B0BEC5", "#B0BEC5", "#B0BEC5", "#B0BEC5", "#B0BEC5", "#B0BEC5", "#B0BEC5", "#B0BEC5", "#B0BEC5", "red"]]}], "label": "Topic 39", "method": "update"}]}], "title": {"font": {"color": "Black", "size": 22}, "text": "<b>Intertopic Distance Map</b>", "x": 0.5, "xanchor": "center", "y": 0.95, "yanchor": "top"}, "width": 650, "xaxis": {"anchor": "y", "domain": [0, 1], "range": [-25.17, 20.56], "title": {"text": ""}, "visible": false}, "yaxis": {"anchor": "x", "domain": [0, 1], "range": [-15.85, 24.42], "title": {"text": ""}, "visible": false}}}
